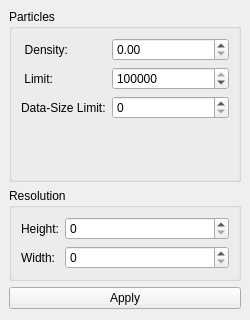
<?xml version="1.0" encoding="UTF-8"?>
<ui version="4.0">
 <class>RenderoptionPanel</class>
 <widget class="QDockWidget" name="RenderoptionPanel">
  <property name="geometry">
   <rect>
    <x>0</x>
    <y>0</y>
    <width>250</width>
    <height>320</height>
   </rect>
  </property>
  <property name="minimumSize">
   <size>
    <width>250</width>
    <height>320</height>
   </size>
  </property>
  <property name="maximumSize">
   <size>
    <width>250</width>
    <height>320</height>
   </size>
  </property>
  <property name="windowTitle">
   <string>Render Options</string>
  </property>
  <widget class="QWidget" name="dockWidgetContents">
   <property name="maximumSize">
    <size>
     <width>250</width>
     <height>500</height>
    </size>
   </property>
   <layout class="QVBoxLayout" name="verticalLayout" stretch="10,0,0,0">
    <property name="sizeConstraint">
     <enum>QLayout::SetNoConstraint</enum>
    </property>
    <item>
     <widget class="QGroupBox" name="groupBox_8">
      <property name="sizePolicy">
       <sizepolicy hsizetype="Preferred" vsizetype="MinimumExpanding">
        <horstretch>0</horstretch>
        <verstretch>0</verstretch>
       </sizepolicy>
      </property>
      <property name="title">
       <string>Particles</string>
      </property>
      <layout class="QFormLayout" name="formLayout_5">
       <item row="0" column="0">
        <widget class="QLabel" name="particleDensityLabel">
         <property name="text">
          <string> Density:</string>
         </property>
         <property name="alignment">
          <set>Qt::AlignRight|Qt::AlignTrailing|Qt::AlignVCenter</set>
         </property>
        </widget>
       </item>
       <item row="0" column="1">
        <widget class="QDoubleSpinBox" name="particleDensity"/>
       </item>
       <item row="1" column="0">
        <widget class="QLabel" name="particleLimitLabel">
         <property name="text">
          <string> Limit:</string>
         </property>
         <property name="alignment">
          <set>Qt::AlignRight|Qt::AlignTrailing|Qt::AlignVCenter</set>
         </property>
        </widget>
       </item>
       <item row="1" column="1">
        <widget class="QSpinBox" name="particleLimit">
         <property name="maximum">
          <number>99999999</number>
         </property>
         <property name="value">
          <number>1000000</number>
         </property>
        </widget>
       </item>
       <item row="2" column="1">
        <widget class="QSpinBox" name="dataSizeLimit"/>
       </item>
       <item row="2" column="0">
        <widget class="QLabel" name="label">
         <property name="text">
          <string>Data-Size Limit:</string>
         </property>
        </widget>
       </item>
      </layout>
     </widget>
    </item>
    <item>
     <widget class="QGroupBox" name="groupBox_7">
      <property name="title">
       <string>Resolution</string>
      </property>
      <layout class="QFormLayout" name="formLayout_4">
       <item row="0" column="0">
        <widget class="QLabel" name="heightLabel">
         <property name="text">
          <string>Height:</string>
         </property>
         <property name="alignment">
          <set>Qt::AlignRight|Qt::AlignTrailing|Qt::AlignVCenter</set>
         </property>
        </widget>
       </item>
       <item row="0" column="1">
        <widget class="QSpinBox" name="resolutionHeight">
         <property name="maximum">
          <number>16192</number>
         </property>
        </widget>
       </item>
       <item row="1" column="0">
        <widget class="QLabel" name="widthLabel">
         <property name="text">
          <string>Width:</string>
         </property>
         <property name="alignment">
          <set>Qt::AlignRight|Qt::AlignTrailing|Qt::AlignVCenter</set>
         </property>
        </widget>
       </item>
       <item row="1" column="1">
        <widget class="QSpinBox" name="resolutionWidth">
         <property name="maximum">
          <number>16192</number>
         </property>
        </widget>
       </item>
      </layout>
     </widget>
    </item>
    <item>
     <widget class="QPushButton" name="applyButton">
      <property name="text">
       <string>Apply</string>
      </property>
     </widget>
    </item>
    <item>
     <spacer name="verticalSpacer">
      <property name="orientation">
       <enum>Qt::Vertical</enum>
      </property>
      <property name="sizeHint" stdset="0">
       <size>
        <width>20</width>
        <height>2</height>
       </size>
      </property>
     </spacer>
    </item>
   </layout>
  </widget>
 </widget>
 <resources/>
 <connections/>
</ui>
